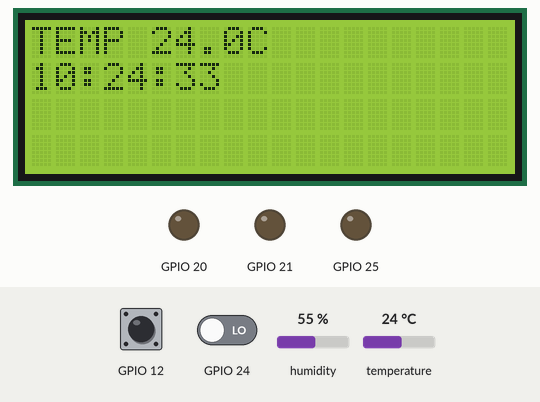
The program below on a simulated Raspberry Pi (BCM pin numbers). Shown: 20×4 character LCD, output pins drawn as LEDs (lit = HIGH). Inputs (shaded band) come from the test bench; at power-on: GPIO 24 LOW, GPIO 12 HIGH, temperature 24 °C, humidity 55 %. The clock reads 2024-03-15 10:24:30 at power-on unless the program sets it; the camera gives no picture and a still takes 0.5 s; what the program prints to the terminal is not drawn.

Above: at 4.4 s.
4.5 s: GPIO 24 driven HIGH
At 5.7 s:
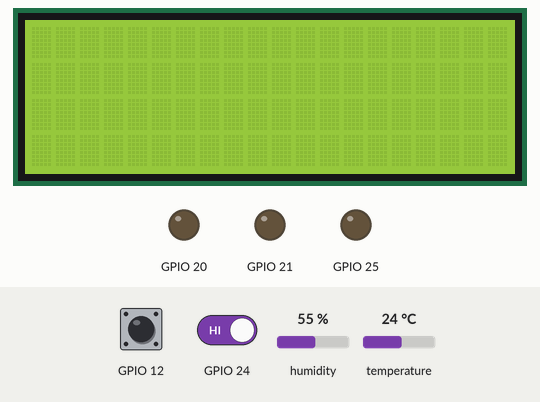
7.3 s: GPIO 12 pulled LOW for 0.4 s
At 7.39 s:
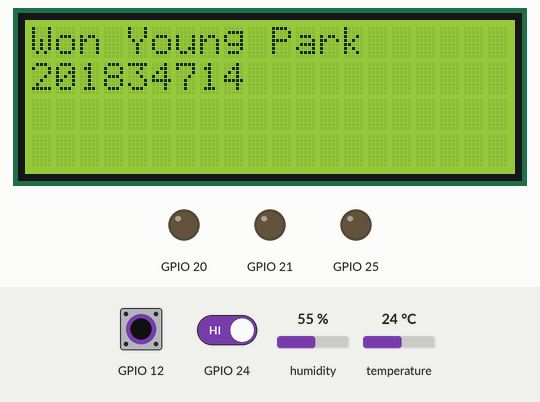
9.5 s: GPIO 12 pulled LOW for 3.2 s
At 11.9 s:
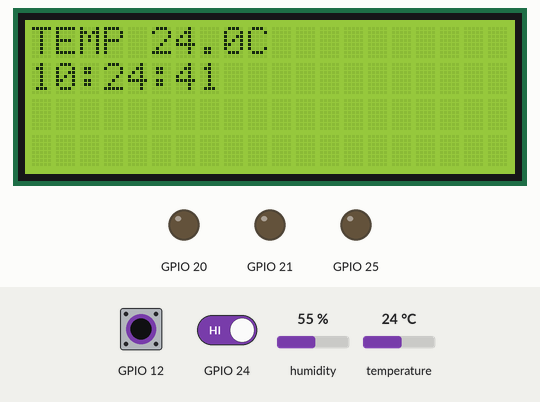
14.2 s: GPIO 12 pulled LOW for 1 s
At 16.3 s:
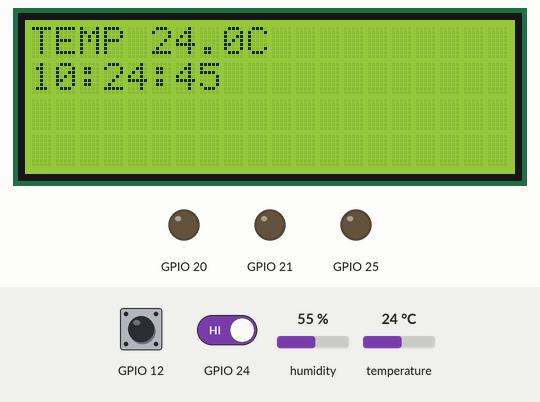
16.7 s: GPIO 24 driven LOW
At 21.2 s:
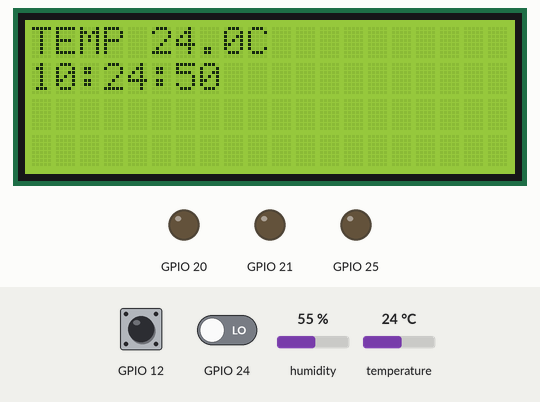
25.0 s: temperature set to 12 °C
At 28.2 s:
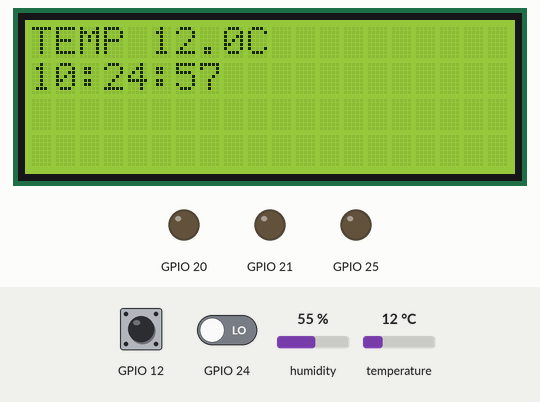
Timing chart, 0 to 29.7 s (numbered marks = the images above; inputs shaded):
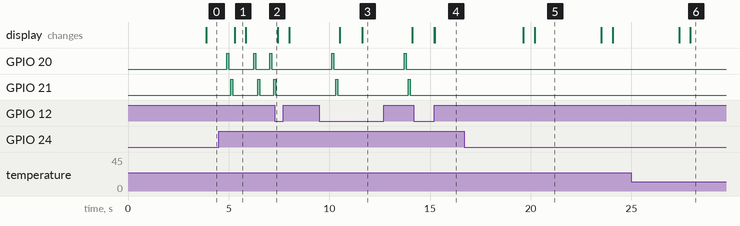

Measured:
- after the input at 4.5 s, GPIO 20: goes HIGH 0.10 s, LOW 1.2 s, HIGH 0.10 s, LOW 0.70 s, HIGH 0.10 s, then LOW, starting after 0.40 s; GPIO 21: goes HIGH 0.10 s, LOW 1.2 s, HIGH 0.10 s, LOW 0.70 s, then HIGH, starting after 0.60 s
- after the input at 7.3 s, GPIO 20: stops changing and stays LOW; GPIO 21: goes on until 7.3 s, then stays LOW
- after the input at 14.2 s, GPIO 20, GPIO 21: stops changing and stays LOW; the display: first changes after 1.0 s (image 4 shows a later state)
- after the input at 16.7 s, GPIO 20, GPIO 21: stops changing and stays LOW
- what the display in image 1 shows lasts 0.5 s, from 5.3 s to 5.8 s
- what the display in image 5 shows lasts 3.3 s, from 20.2 s to 23.5 s

The program:

smart_home.py
```python
import picamera
import time
import datetime
import Adafruit_DHT
import RPi.GPIO as GPIO
from RPLCD.i2c import CharLCD

GPIO.setmode(GPIO.BCM)
GPIO.setup(21,GPIO.OUT) # LED B1
GPIO.setup(20,GPIO.OUT) # LED B2
GPIO.setup(12,GPIO.IN,pull_up_down=GPIO.PUD_UP) # BUTTON
GPIO.setup(24,GPIO.IN) # PIR
GPIO.setup(25,GPIO.IN) # BUZZER
GPIO.setup(25,GPIO.OUT) # BUZZER

lcd = CharLCD("PCF8574", 0x27)
camera = picamera.PiCamera()
camera.resolution = (2592,1944)
intrusion_control=0
timer = 0
dht_type = 11
dht_pin = 23

def show_dht():
    humidity, temperature = Adafruit_DHT.read_retry(dht_type, dht_pin)
    #humid = round(humidity,1)
    temp = round(temperature,1)
    now = datetime.datetime.now()
    nowtime = now.strftime('%H:%M:%S')
    #print(humid,temp)
    print(temp,nowtime)
    lcd.write_string('TEMP ')
    lcd.write_string(str(temp))
    lcd.write_string('C ')
    lcd.crlf()
    #lcd.write_string('HUMID ')
    #lcd.write_string(str(humid))
    #lcd.write_string('% ')
    lcd.write_string(nowtime)

def buzz():
    pitch = 1000
    duration = 0.1
    period = 1.0 / pitch
    delay = period / 2
    cycles = int(duration * pitch)
    for i in range(cycles):
        GPIO.output(25,True)
        time.sleep(delay)
        GPIO.output(25,False)
        time.sleep(delay)

def blink():
    GPIO.output(20,True)
    time.sleep(0.1)
    GPIO.output(20,False)
    time.sleep(0.1)
    GPIO.output(21,True)
    time.sleep(0.1)
    GPIO.output(21,False)
    time.sleep(0.1)

try:
    while True:
        if GPIO.input(24) == True:
            print("SENSOR ON!!")
            while True:
                buzz()
                blink()
                if intrusion_control == 0:
                    lcd.clear()
                    camera.capture("camera/smart_pic.jpg")
                    lcd.write_string('Won Young Park')
                    lcd.crlf()
                    lcd.write_string('201834714')
                    intrusion_control += 1
                if GPIO.input(12) == False:
                    print("button pressed")
                    lcd.clear()
                    GPIO.output(20,False)
                    GPIO.output(21,False)
                    intrusion_control = 0
                    show_dht()

                    # dht 고장으로 인한 test message
                    #lcd.write_string('OFF')

                    time.sleep(2)
                    break
                time.sleep(0.3)
        else:
            GPIO.output(25,False)
            GPIO.output(20,False)
            GPIO.output(21,False)

            if timer > 3:
                timer = 0
                lcd.clear()
                show_dht()

                # dht 고장으로 인한 test message
                #lcd.write_string('TEMP ')

            timer+=0.3
            time.sleep(0.3)
except KeyboardInterrupt:
    lcd.clear()
    GPIO.cleanup()
finally:
    GPIO.cleanup()
```
